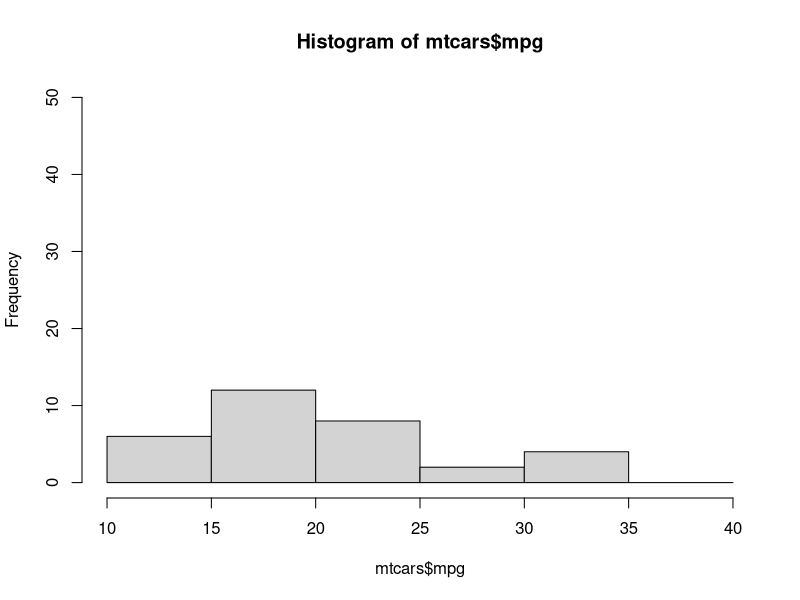

R code for this plot:
install.packages("ggplot2")

library(ggplot2)

# Dit is een voorbeeld van R script

naam <- "Peter"

print(naam)

hist(mtcars$mpg, 
     breaks = seq(10, 40, by = 5), 
     ylim = c(0,50))




